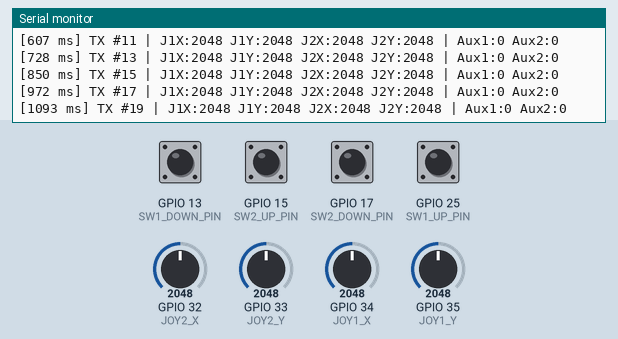
This sketch was run on a simulated ESP32. Parts: the last lines printed to the serial monitor. The test bench sets the inputs (shaded band); at power-on: GPIO 13 (SW1_DOWN_PIN), GPIO 15 (SW2_UP_PIN), GPIO 17 (SW2_DOWN_PIN), GPIO 25 (SW1_UP_PIN) LOW, GPIO 32 (JOY2_X) = 2048, GPIO 33 (JOY2_Y) = 2048, GPIO 34 (JOY1_X) = 2048, GPIO 35 (JOY1_Y) = 2048. No radio packets arrive unless stated.

Above: at 1.2 s.
1.3 s: GPIO 32 (JOY2_X) set to 2866
At 1.41 s:
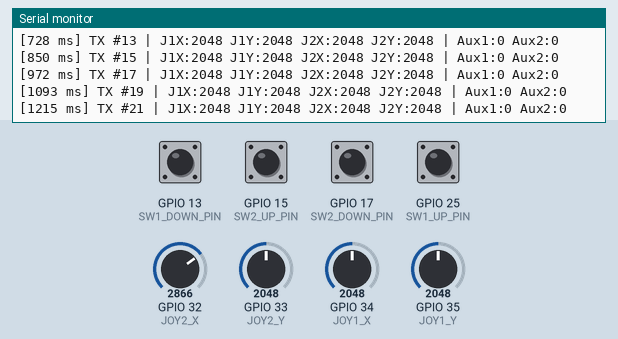
2.8 s: GPIO 33 (JOY2_Y) set to 2866
At 2.87 s:
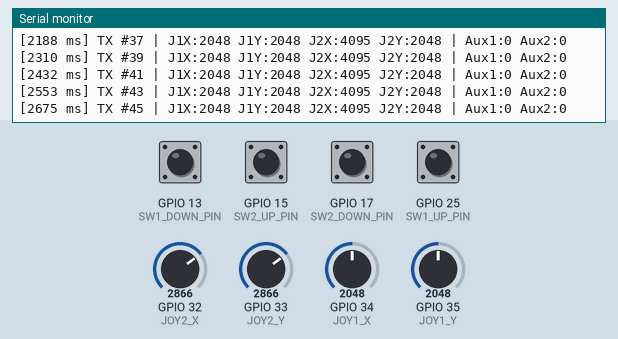
4.3 s: GPIO 34 (JOY1_X) set to 2866
At 4.33 s:
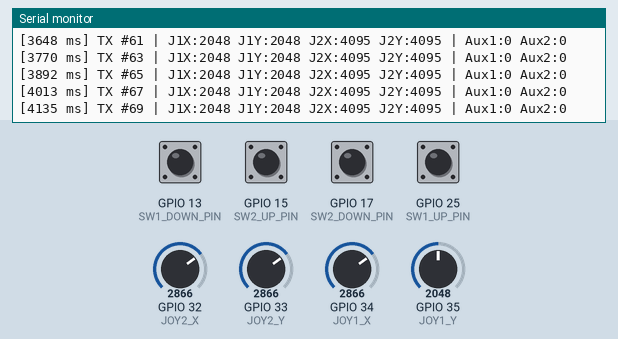
5.8 s: GPIO 35 (JOY1_Y) set to 2866
At 5.91 s:
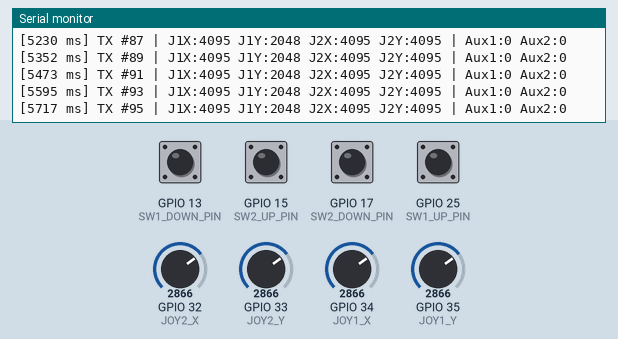
7.3 s: GPIO 13 (SW1_DOWN_PIN) pulled HIGH for 0.15 s
At 7.5 s:
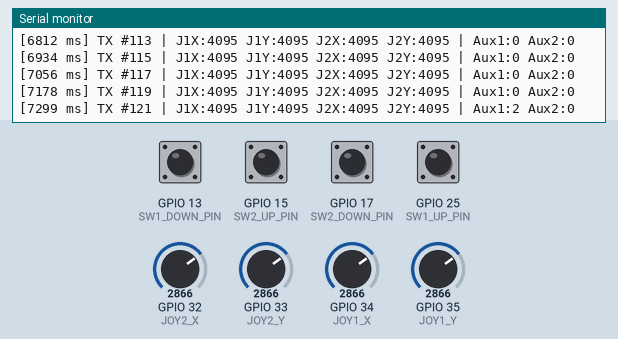
8.9 s: GPIO 15 (SW2_UP_PIN) pulled HIGH for 0.15 s
At 9.08 s:
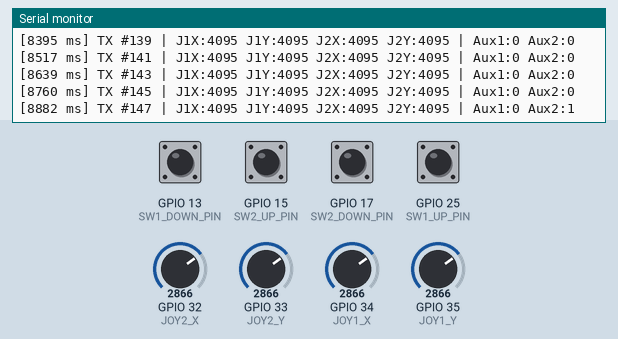

Measured:
- after the input at 7.3 s, the serial monitor: prints a new line after 0.08 s (image 5)
- after the input at 8.9 s, the serial monitor: prints a new line after 0.06 s (image 6)

The sketch:

Tx.ino
```cpp
#include <SPI.h>
#include <LoRa.h>

// -----------------------------------------------------------------------------
// LORA HARDWARE CONFIG (AI Thinker Ra-02)
// -----------------------------------------------------------------------------
#define SCK 5
#define MISO 19
#define MOSI 27
#define SS 18
#define RST 14
#define DIO0 26

// -----------------------------------------------------------------------------
// USER CONFIGURABLE LORA SETTINGS
// -----------------------------------------------------------------------------
#define LORA_FREQUENCY 433E6       // LoRa Frequency (e.g., 433E6, 868E6, 915E6)
#define LORA_SF 7                 // Spreading Factor (Range 6-12)
#define LORA_TX_POWER 18          // Transmit Power (Range 2-20 dBm)
#define LORA_BANDWIDTH 125E3      // LoRa Bandwidth (Fixed 125 KHz)
#define PACKET_SEND_INTERVAL 20   // TX interval in milliseconds (~50Hz)

// -----------------------------------------------------------------------------
// JOYSTICK AND SWITCH CONFIG
// -----------------------------------------------------------------------------
#define JOY1_X 34                 // Roll (ADC)
#define JOY1_Y 35                 // Pitch (ADC)
#define JOY2_X 32                 // Yaw (ADC)
#define JOY2_Y 33                 // Throttle (ADC)
#define SW1_UP_PIN 25
#define SW1_DOWN_PIN 13
#define SW2_UP_PIN 15
#define SW2_DOWN_PIN 17
#define DEADZONE 34               // Deadzone for analog stick readings

// -----------------------------------------------------------------------------
// DATA STRUCT (10 bytes total)
// -----------------------------------------------------------------------------
typedef struct {
  uint16_t joy1X;
  uint16_t joy1Y;
  uint16_t joy2X;
  uint16_t joy2Y;
  uint8_t aux1;   // 0=Mid, 1=Up, 2=Down
  uint8_t aux2;   // 0=Mid, 1=Up, 2=Down
} LoraData;
LoraData sendData;

// Calibration storage
uint16_t j1x_center, j1y_center, j2x_center, j2y_center;
uint16_t j1x_min, j1x_max, j1y_min, j1y_max;
uint16_t j2x_min, j2x_max, j2y_min, j2y_max;

// Timing
unsigned long lastSendTime = 0;
unsigned long lastDebugTime = 0;
unsigned long startTime = 0;
int packetCount = 0;

// Simple center calibration
void calibrateSticks() {
  Serial.println("Calibrating sticks...");

  j1x_center = analogRead(JOY1_X);
  j1y_center = analogRead(JOY1_Y);
  j2x_center = analogRead(JOY2_X);
  j2y_center = analogRead(JOY2_Y);

  // Initialize min/max ranges
  j1x_min = j1x_center; j1x_max = j1x_center;
  j1y_min = j1y_center; j1y_max = j1y_center;
  j2x_min = j2x_center; j2x_max = j2x_center;
  j2y_min = j2y_center; j2y_max = j2y_center;

  Serial.println("Calibration complete!");
}

// Apply deadzone and center the value around 2048
inline uint16_t processCenteredStick(uint16_t raw, uint16_t center, uint16_t &min_val, uint16_t &max_val) {
  // Update min/max for adaptive range
  if (raw < min_val) min_val = raw;
  if (raw > max_val) max_val = raw;

  // Apply deadzone
  int16_t diff = (int16_t)raw - (int16_t)center;
  if (abs(diff) < DEADZONE) {
    return 2048; // Return exact center
  }

  // Map to 0-4095 range centered at 2048
  if (raw < center) {
    return map(raw, min_val, center, 0, 2048);
  } else {
    return map(raw, center, max_val, 2048, 4095);
  }
}

void setup() {
  Serial.begin(115200);
  Serial.println("\n--- LoRa TX Controller ---");

  // Input pins
  pinMode(JOY1_X, INPUT);
  pinMode(JOY1_Y, INPUT);
  pinMode(JOY2_X, INPUT);
  pinMode(JOY2_Y, INPUT);
  pinMode(SW1_UP_PIN, INPUT);
  pinMode(SW1_DOWN_PIN, INPUT);
  pinMode(SW2_UP_PIN, INPUT);
  pinMode(SW2_DOWN_PIN, INPUT);

  // Calibrate sticks
  calibrateSticks();

  // LoRa setup
  SPI.begin(SCK, MISO, MOSI, SS);
  LoRa.setPins(SS, RST, DIO0);

  if (!LoRa.begin(LORA_FREQUENCY)) {
    Serial.println("LoRa init failed!");
    while (1);
  }

  LoRa.setSpreadingFactor(LORA_SF);
  LoRa.setSignalBandwidth(LORA_BANDWIDTH);
  LoRa.setTxPower(LORA_TX_POWER);

  Serial.printf("LoRa TX Ready - Freq: %.1f MHz, SF: %d\n",
    (float)LORA_FREQUENCY/1E6, LORA_SF);

  startTime = millis();
}

void loop() {
  unsigned long now = millis();

  // Send at fixed interval
  if (now - lastSendTime >= PACKET_SEND_INTERVAL) {
    lastSendTime = now;

    // Read and process joysticks
    sendData.joy1X = processCenteredStick(analogRead(JOY1_X), j1x_center, j1x_min, j1x_max);
    sendData.joy1Y = processCenteredStick(analogRead(JOY1_Y), j1y_center, j1y_min, j1y_max);
    sendData.joy2X = processCenteredStick(analogRead(JOY2_X), j2x_center, j2x_min, j2x_max);
    sendData.joy2Y = processCenteredStick(analogRead(JOY2_Y), j2y_center, j2y_min, j2y_max);

    // Read switches
    if (digitalRead(SW1_UP_PIN) == HIGH)        sendData.aux1 = 1;
    else if (digitalRead(SW1_DOWN_PIN) == HIGH) sendData.aux1 = 2;
    else                                        sendData.aux1 = 0;

    if (digitalRead(SW2_UP_PIN) == HIGH)        sendData.aux2 = 1;
    else if (digitalRead(SW2_DOWN_PIN) == HIGH) sendData.aux2 = 2;
    else                                        sendData.aux2 = 0;

    // Send LoRa packet (non-blocking)
    LoRa.beginPacket();
    LoRa.write((uint8_t*)&sendData, sizeof(sendData));
    LoRa.endPacket(false);

    packetCount++;

    // Debug output every 100ms
    if (now - lastDebugTime >= 100) {
      lastDebugTime = now;
      Serial.printf("[%lu ms] TX #%d | J1X:%u J1Y:%u J2X:%u J2Y:%u | Aux1:%d Aux2:%d\n",
        now - startTime, packetCount, sendData.joy1X, sendData.joy1Y,
        sendData.joy2X, sendData.joy2Y, sendData.aux1, sendData.aux2);
    }
  }
}
```
